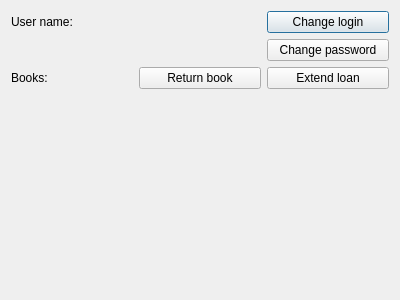
<?xml version="1.0" encoding="UTF-8"?>
<ui version="4.0">
 <class>EditUserDialog</class>
 <widget class="QDialog" name="EditUserDialog">
  <property name="geometry">
   <rect>
    <x>0</x>
    <y>0</y>
    <width>400</width>
    <height>300</height>
   </rect>
  </property>
  <property name="windowTitle">
   <string>Dialog</string>
  </property>
  <layout class="QVBoxLayout" name="verticalLayout">
   <item>
    <layout class="QGridLayout" name="gridLayout">
     <item row="0" column="2">
      <widget class="QPushButton" name="changeLoginButton">
       <property name="text">
        <string>Change login</string>
       </property>
      </widget>
     </item>
     <item row="2" column="0">
      <widget class="QLabel" name="booksabel">
       <property name="text">
        <string>Books:</string>
       </property>
      </widget>
     </item>
     <item row="2" column="1">
      <widget class="QPushButton" name="returnButton">
       <property name="text">
        <string>Return book</string>
       </property>
      </widget>
     </item>
     <item row="0" column="1">
      <widget class="QLabel" name="userName">
       <property name="font">
        <font>
         <bold>true</bold>
        </font>
       </property>
       <property name="text">
        <string/>
       </property>
      </widget>
     </item>
     <item row="2" column="2">
      <widget class="QPushButton" name="extendButton">
       <property name="text">
        <string>Extend loan</string>
       </property>
      </widget>
     </item>
     <item row="0" column="0">
      <widget class="QLabel" name="nameLabel">
       <property name="text">
        <string>User name:</string>
       </property>
      </widget>
     </item>
     <item row="1" column="2">
      <widget class="QPushButton" name="changePasswordButton">
       <property name="text">
        <string>Change password</string>
       </property>
      </widget>
     </item>
    </layout>
   </item>
   <item>
    <spacer name="verticalSpacer">
     <property name="orientation">
      <enum>Qt::Vertical</enum>
     </property>
     <property name="sizeHint" stdset="0">
      <size>
       <width>20</width>
       <height>180</height>
      </size>
     </property>
    </spacer>
   </item>
  </layout>
 </widget>
 <resources/>
 <connections/>
</ui>
